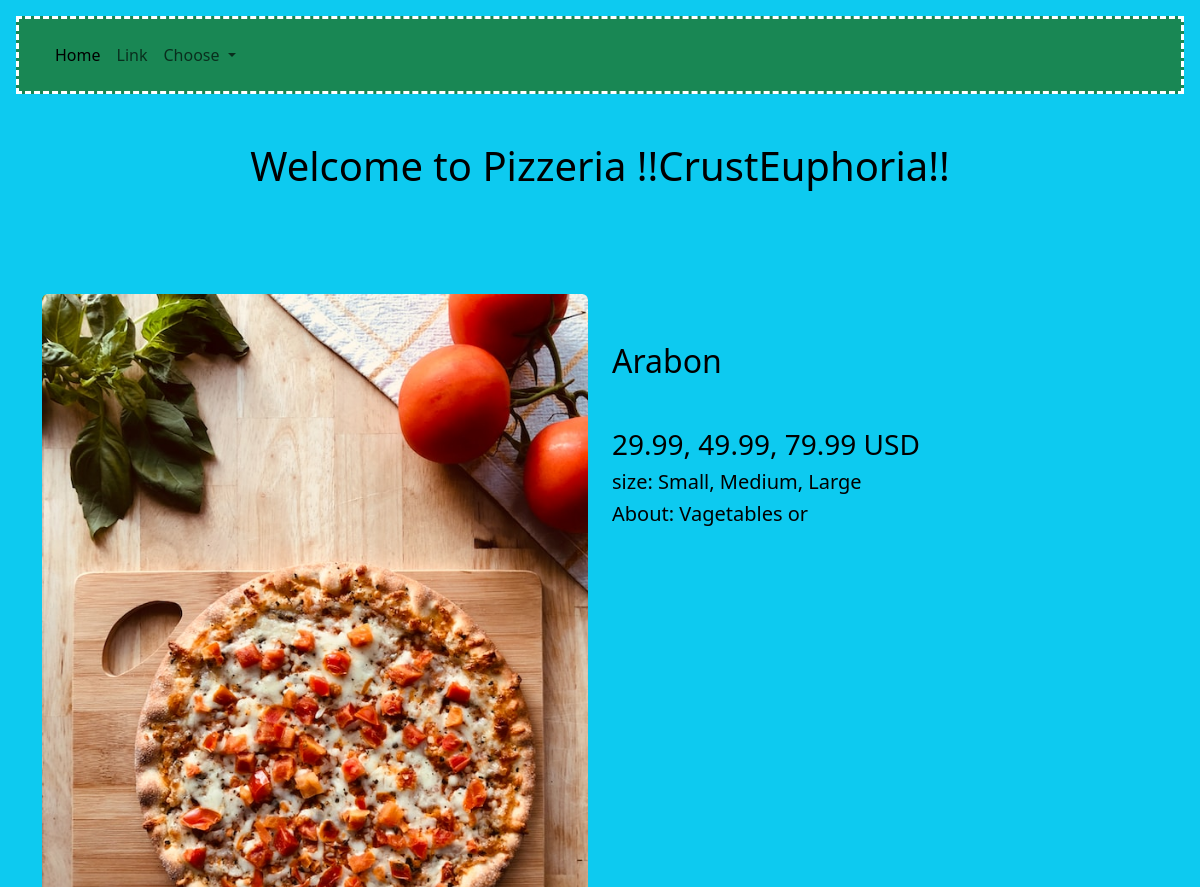
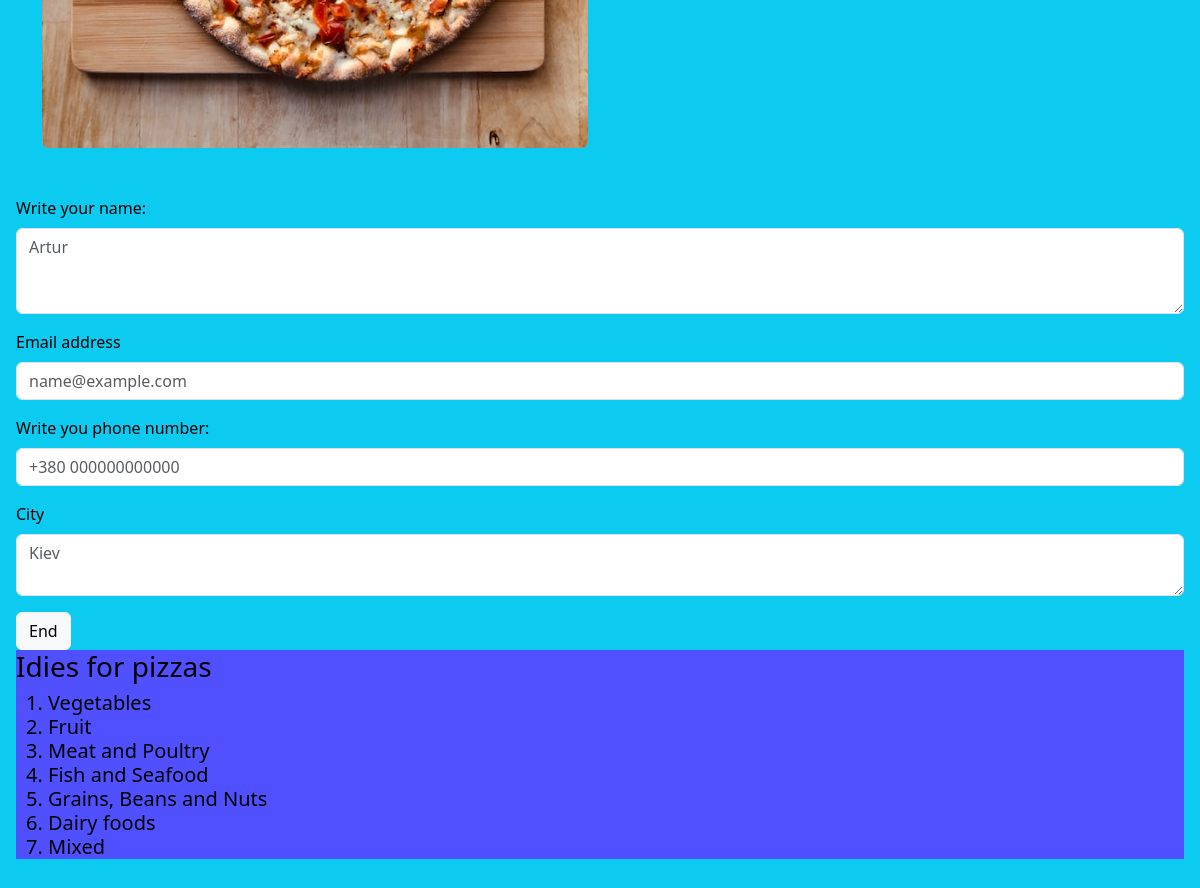
The page /templates/pizza/7 on the database its author committed (2 pictures, top to bottom).
### tables this page shows
CREATE TABLE "pizza" (
	"id"	INTEGER,
	"category_id"	INTEGER NOT NULL,
	"title"	TEXT NOT NULL,
	"description"	TEXT,
	"image"	TEXT,
	"price"	REAL NOT NULL DEFAULT '29.99, 49.99, 79.99',
	"size"	TEXT DEFAULT 'Small, Medium, Large',
	"id_category"	NUMERIC NOT NULL DEFAULT 'None',
	FOREIGN KEY("category_id") REFERENCES "categories"("id"),
	PRIMARY KEY("id")
);

### app.py (the view, shortened to what this page needs)
@app.route("/templates/pizza/<pizza_id>")
def order_pizza(pizza_id):
    pizza_obj = db_pizzas.get_pizza(pizza_id)
    return render_template('new_order_pizza.html', title="Online Pizzeria", pizza = pizza_obj)

### sql_queries.py (called while the page is built)
    def open_pizzas(self): #функція що відкриває базу даних
        self.conn =sqlite3.connect(self.db_name) # з'єднання з базою даних (БД)
        self.cursor = self.conn.cursor() #курсор (посилання) на БД

    def close_pizzas(self): #функція що закриває базу даних
        self.cursor.close()
        self.conn.close()

    def get_pizza(self, id):
        self.open_pizzas()
        self.cursor.execute("SELECT * FROM pizza WHERE id==(?)", [id])
        data_one_pizza = self.cursor.fetchone()
        self.close_pizzas()
        return data_one_pizza

### templates/new_order_pizza.html
{% extends "base.html" %}
{% block content %}
        <div class="container py-5 one_pizza">
        <div class="row">
            <div class="col-12 col-lg-6">
                <img src="{{ url_for('static', filename='img/' + pizza[4]) }}" alt="picture of pizza" class="rounded img-fluid">
            </div>
                <div class="col-12 col-lg-6">
                    <h2 class="mr-5 ml-5 mb-5 mt-5">{{pizza[2]}}</h2>
                    <h3>{{pizza[5]}} USD</h3>
                    <h5>size: {{pizza[6]}}</h5>
                    <h5>About: {{pizza[3]}}</h5>
                </div>
            </div>
        </div>
        <form action="" method="post">
            <div class="mb-3">
                <label for="exampleFormControlTextarea1" class="form-label">Write your name:</label>
                <textarea required name="name" class="form-control" id="exampleFormControlTextarea1" rows="3" placeholder="Artur"></textarea>
            </div>
            <div class="mb-3">
                <label for="exampleFormControlInput1" class="form-label">Email address</label>
                <input type="email" class="form-control" id="exampleFormControlInput1" placeholder="name@example.com">
            </div>
            <div class="mb-3">
                <label for="exampleFormControlInput1" class="form-label">Write you phone number:</label>
                <input type="number" class="form-control" id="exampleFormControlInput1" placeholder="+380 000000000000">
            </div>
            <div class="mb-3">
                <label for="exampleFormControlTextarea1" class="form-label">City</label>
                <textarea required name="name" class="form-control" id="exampleFormControlTextarea1" placeholder="Kiev"></textarea>
            </div>
        </form>
        <button type="submit" class="btn btn-light" href="/templates/index.html">End</button>
{% endblock %}

### rows shown on the page
pizza: image (picture), title "Arabon", price "29.99, 49.99, 79.99", size "Small, Medium, Large", description "Vagetables or"
